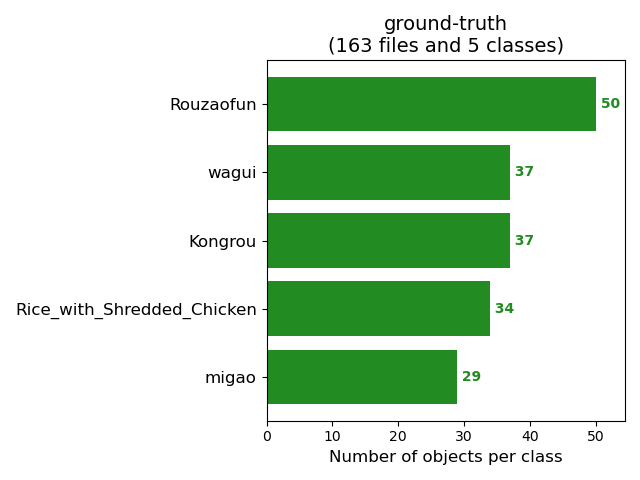
#> input picture map_out/ground-truth-info.png, 640 x 480 px
$ python -i get_map.py   (imports and definitions only)   (older library calls are emulated)
#> lines starting #> are read from the running program, lines starting #| are printed output that depends on the picture
import os
import xml.etree.ElementTree as ET

import os
os.environ['CUDA_VISIBLE_DEVICES']="1"#"0,1,2,3,4,5,6,7"
import tensorflow as tf
# [1 line that did not run here, left out]
# [1 line that did not run here, left out]

from PIL import Image
from tqdm import tqdm
import shutil
import glob
import sys
import json
import cv2
import numpy as np
import matplotlib.pyplot as plt
import math
import operator

import colorsys
import time
from PIL import ImageDraw, ImageFont
from tensorflow.keras.layers import Input, Lambda
from tensorflow.keras.models import Model

from tensorflow.keras.layers import (BatchNormalization, Concatenate, Input,
                                     Lambda, LeakyReLU, MaxPooling2D,
                                     UpSampling2D, ZeroPadding2D)
from tensorflow.keras.models import Model
from functools import wraps
from tensorflow.keras import backend as K
from tensorflow.keras.initializers import RandomNormal
from tensorflow.keras.layers import (Add, BatchNormalization, Concatenate,
                                     Conv2D, Layer, ZeroPadding2D)
from tensorflow.keras.regularizers import l2
from functools import reduce

import tensorflow as tf
from tensorflow.keras import backend as K

import math
from functools import partial

import tensorflow as tf
from tensorflow.keras import backend as K
from utils.utils_bbox import get_anchors_and_decode


#---------------------------------------------------#
#   獲得類
#---------------------------------------------------#
def get_classes(classes_path):
    with open(classes_path, encoding='utf-8') as f:
        class_names = f.readlines()
    class_names = [c.strip() for c in class_names]
    return class_names, len(class_names)


###############################################################################################
# 讀取 get_map、get_coco_map 所需函式

"""
 throw error and exit
"""
def error(msg):
    print(msg)
    sys.exit(0)


"""
 Convert the lines of a file to a list
"""
# [7 lines left out: function file_lines_to_list, not called in this run]


"""
 Draws text in image
"""
# [13 lines left out: function draw_text_in_image, not called in this run]


"""
 Calculate the AP given the recall and precision array
    1st) We compute a version of the measured precision/recall curve with
         precision monotonically decreasing
    2nd) We compute the AP as the area under this curve by numerical integration.
"""
# [42 lines left out: function voc_ap, not called in this run]


'''
    0,0 ------> x (width)
     |
     |  (Left,Top)
     |      *_________
     |      |         |
            |         |
     y      |_________|
  (height)            *
                (Right,Bottom)
'''

# [37 lines left out: function log_average_miss_rate, not called in this run]


"""
 Draw plot using Matplotlib
"""
# [90 lines left out: function draw_plot_func, not called in this run]


"""
 Plot - adjust axes
"""
# [709 lines left out: functions adjust_axes, preprocess_gt, preprocess_dr, get_map, get_coco_map, get_anchors and 3 more, not called in this run]


def preprocess_input(image):
    image /= 255.0
    return image


class Mish(Layer):
    def __init__(self, **kwargs):
        super(Mish, self).__init__(**kwargs)
        self.supports_masking = True

    def call(self, inputs):
        return inputs * K.tanh(K.softplus(inputs))

    def get_config(self):
        config = super(Mish, self).get_config()
        return config

    def compute_output_shape(self, input_shape):
        return input_shape


#---------------------------------------------------#
#   对box进行调整，使其符合真实图片的样子
#---------------------------------------------------#
# [162 lines left out: functions yolo_correct_boxes, get_anchors_and_decode, DecodeBox, not called in this run]


# [106 lines not run here, left out]


#------------------------------------------------------#
#   單次卷積DarknetConv2D
#   如果步長為2則自己設定padding方式。
#------------------------------------------------------#
# [197 lines left out: functions DarknetConv2D, DarknetConv2D_BN_Mish, resblock_body, darknet_body, DarknetConv2D_BN_Leaky, make_five_convs and 1 more, not called in this run]


###############################################################################################


class YOLO(object):
    _defaults = {
        #--------------------------------------------------------------------------#
        #   使用自己训练好的模型进行预测一定要修改model_path和classes_path！
        #   model_path指向logs文件夹下的权值文件，classes_path指向model_data下的txt
        #
        #   训练好后logs文件夹下存在多个权值文件，选择验证集损失较低的即可。
        #   验证集损失较低不代表mAP较高，仅代表该权值在验证集上泛化性能较好。
        #   如果出现shape不匹配，同时要注意训练时的model_path和classes_path参数的修改
        #--------------------------------------------------------------------------#
        "model_path"        : 'model_data/ep100-loss24.429-val_loss24.412.h5',
        "classes_path"      : 'model_data/voc_classes.txt',
        #---------------------------------------------------------------------#
        #   anchors_path代表先验框对应的txt文件，一般不修改。
        #   anchors_mask用于帮助代码找到对应的先验框，一般不修改。
        #---------------------------------------------------------------------#
        "anchors_path"      : 'model_data/yolo_anchors.txt',
        "anchors_mask"      : [[6, 7, 8], [3, 4, 5], [0, 1, 2]],
        #---------------------------------------------------------------------#
        #   输入图片的大小，必须为32的倍数。
        #---------------------------------------------------------------------#
        "input_shape"       : [416, 416],
        #---------------------------------------------------------------------#
        #   只有得分大于置信度的预测框会被保留下来
        #---------------------------------------------------------------------#
        "confidence"        : 0.5,
        #---------------------------------------------------------------------#
        #   非极大抑制所用到的nms_iou大小
        #---------------------------------------------------------------------#
        "nms_iou"           : 0.3,
        #---------------------------------------------------------------------#
        #   最大框的数量
        #---------------------------------------------------------------------#
        "max_boxes"         : 100,
        #---------------------------------------------------------------------#
        #   该变量用于控制是否使用letterbox_image对输入图像进行不失真的resize，
        #   在多次测试后，发现关闭letterbox_image直接resize的效果更好
        #---------------------------------------------------------------------#
        "letterbox_image"   : True,
    }

    # [6 lines left out: function get_defaults, not called in this run]

    #---------------------------------------------------#
    #   初始化yolo
    #---------------------------------------------------#
    def __init__(self, **kwargs):
        self.__dict__.update(self._defaults)
        for name, value in kwargs.items():
            setattr(self, name, value)

        #---------------------------------------------------#
        #   获得种类和先验框的数量
        #---------------------------------------------------#
        self.class_names, self.num_classes = get_classes(self.classes_path)
        self.anchors, self.num_anchors     = get_anchors(self.anchors_path)

        #---------------------------------------------------#
        #   画框设置不同的颜色
        #---------------------------------------------------#
        hsv_tuples  = [(x / self.num_classes, 1., 1.) for x in range(self.num_classes)]
        self.colors = list(map(lambda x: colorsys.hsv_to_rgb(*x), hsv_tuples))
        self.colors = list(map(lambda x: (int(x[0] * 255), int(x[1] * 255), int(x[2] * 255)), self.colors))

        self.generate()

    #---------------------------------------------------#
    #   载入模型
    #---------------------------------------------------#
    # [532 lines left out: functions generate, get_pred, detect_image, get_FPS, get_map_txt, get_anchors_and_decode and 4 more, not called in this run]


#####################################################################################################################################
#  主程式
#####################################################################################################################################
# [103 lines not run here, left out]

>>> import cv2
>>> picture = cv2.imread('map_out/ground-truth-info.png', cv2.IMREAD_GRAYSCALE)
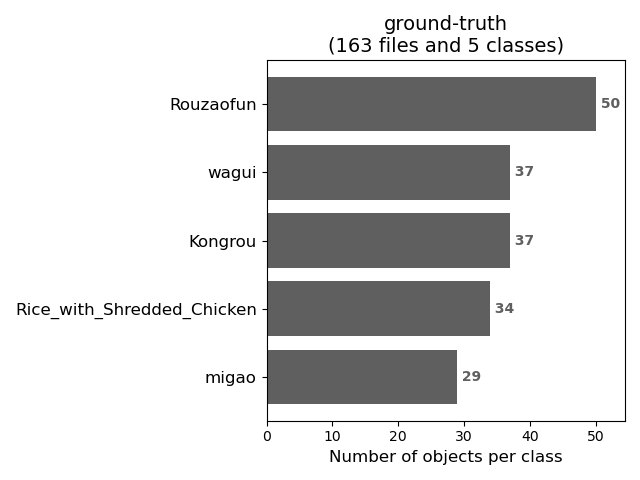
#> picture: shape (480, 640); min 0, max 255, mean 215.2
>>> result = YOLO().detect_image(picture)
#> (the run stopped early here; a loop or call above may not have finished)
